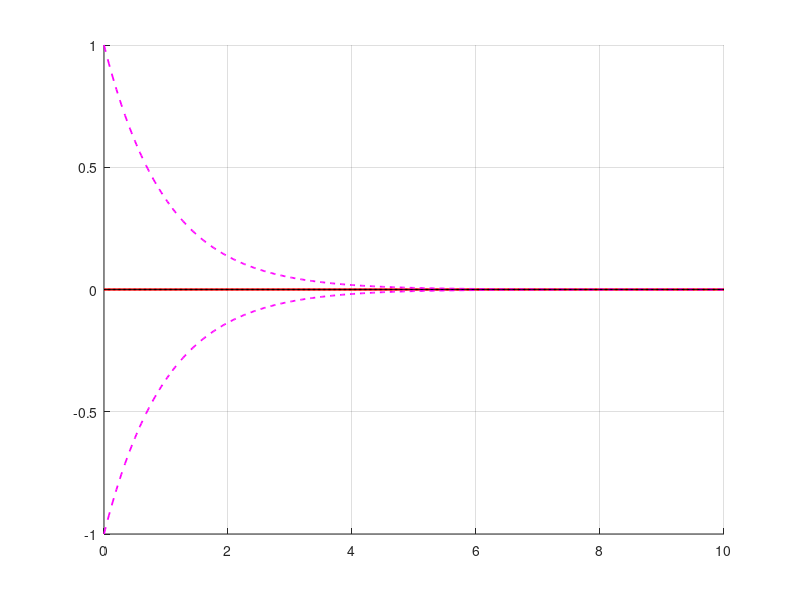

The MATLAB source for this figure: (Note: this script raises an error after producing the figure.)
%动画模拟电磁波在导电媒质中的传播衰减特性
%作者：段庆威， 西安电子科技大学 物理学院
%日期：2025年3月
clear; close all   %清零图窗
k2 = 1;          %衰减常数
lamda = 1;       %波长
k = 2*pi/lamda;  %相位常数
a = 1;           %振幅
phi_0 = 0;       %初相位
omega = 1*pi;   %角频率
x = linspace(0, 10, 500);  %传播距离设置
gifname='导电媒质中的传播动画.gif';%动图文件名
figure('Position',[0,0,500,600],'Color','w')  
grid on;        %生成网络线
hold on;        %保持图像
dataY = zeros(size(x));     %初始化数据
hy = plot(x, dataY, 'r-', 'LineWidth',1.8);     
axis([0, max(x), -1, 1])        %坐标轴显示范围
hy_2 = plot(x, a*exp(-k2*x), 'm--', 'LineWidth',1.3);       
hy_2_neg = plot(x, -a*exp(-k2*x), 'm--', 'LineWidth',1.3);  
h3 = plot(x, zeros(size(x)), 'k-', 'LineWidth',0.8);

set(gca,'xtick',0:1:10,'xticklabel',sprintfc('%g',0:1:10)); 
set(gca,'ytick',-1:0.5:1,'yticklabel',{'','','','',''}); 
set(gca,'fontsize',27,'FontName','Times New Roman') %坐标轴颜色、字体及字体大小设置
xlabel('传播深度（米）','fontsize',30,'FontName','宋体');
ylabel('电场','fontsize',30,'FontName','宋体');
% plot(1/k2, 1/exp(1),'Marker','o','MarkerFaceColor','b','MarkerSize',9)  %集肤深度位置
t = 0;  %初始化
dt = 0.1;         %时间步长, 0.1秒
set(gca,'position',[0.11, 0.15, 0.85, 0.84],'Color',[0.16,0.98,0.98])

while t <= 10      %绘制10个周期内的时变特性，周期T=1s
    for i=1:length(x)     
        dataY(i)=a*exp(-k2*x(i)).*cos(omega*t - k*x(i) + phi_0);  %特定t时刻下，y随x的变化
    end
    set(hy,'YData',dataY)       %刷新数据
	drawnow  %修改图形对象后立即查看这次更新
    frame = getframe(gcf);   %捕获坐标区或图窗作为影片帧（结构体）
    RGB = frame2im(frame);   %返回与影片帧关联的图像数据（m×n×3数组，数据类型uint8）
    [imind,cmap] = rgb2ind(RGB, 256);  %由于GIF不支持三维数组，需将RGB图像转换为索引图像
    if t==0
        imwrite(imind,cmap,gifname,'GIF', 'Loopcount',inf,'DelayTime',0.1);     %t=0时刻创建一个gif文件
    else
        imwrite(imind,cmap,gifname,'GIF','WriteMode','append','DelayTime',0.1); %向GIF文件逐步添加一帧帧图像
    end    
    set(gcf, 'nextplot','replacechildren')  %在显示新绘图之前删除现有绘图
    t = t + dt;       %下一个时间点
end
